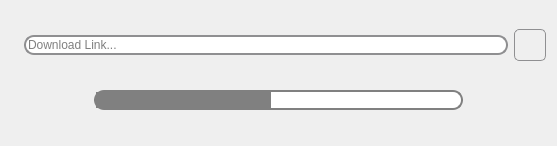
<?xml version="1.0" encoding="UTF-8"?>
<ui version="4.0">
 <class>Dialog</class>
 <widget class="QDialog" name="Dialog">
  <property name="geometry">
   <rect>
    <x>0</x>
    <y>0</y>
    <width>557</width>
    <height>146</height>
   </rect>
  </property>
  <property name="maximumSize">
   <size>
    <width>16777215</width>
    <height>16777215</height>
   </size>
  </property>
  <property name="windowTitle">
   <string>Enter Url</string>
  </property>
  <property name="styleSheet">
   <string notr="true">QLineEdit {
    border: 2px solid #8f8f91;
    border-radius: 10px;
    padding: 0 0;
    background: white;
    selection-background-color: darkgray;
}
QPushButton {
	height: 30px;
	width: 30px;
	margin: 0px 0px;
	border: 1px solid #8f8f91;
	border-radius: 5px;
	background-color: transparent;
	color: rgba(0, 0, 0, 0.87);
}
QPushButton:hover, QPushButton:focus {
	background-color: rgba(208,208,208,1);
}
QProgressBar {
    border: 2px solid grey;
    border-radius: 10px;
	margin: 5px 5px;
	padding: 0 0;
}
QProgressBar::chunk {
    background-color: grey;
    width: 25px;
	radius: 5px;
}</string>
  </property>
  <layout class="QGridLayout" name="gridLayout">
   <item row="0" column="0">
    <layout class="QHBoxLayout" name="horizontalLayout">
     <item>
      <widget class="QLabel" name="label">
       <property name="text">
        <string/>
       </property>
       <property name="pixmap">
        <pixmap resource="ydl_qui.qrc">:/ydl_icon/link.svg</pixmap>
       </property>
      </widget>
     </item>
     <item>
      <widget class="QLineEdit" name="lineEdit">
       <property name="echoMode">
        <enum>QLineEdit::Normal</enum>
       </property>
       <property name="placeholderText">
        <string>Download Link...</string>
       </property>
      </widget>
     </item>
     <item>
      <widget class="QPushButton" name="goBtn">
       <property name="text">
        <string/>
       </property>
       <property name="icon">
        <iconset resource="ydl_qui.qrc">
         <normaloff>:/ydl_icon/go.svg</normaloff>:/ydl_icon/go.svg</iconset>
       </property>
      </widget>
     </item>
    </layout>
   </item>
   <item row="1" column="0">
    <layout class="QHBoxLayout" name="horizontalLayout_2">
     <item>
      <spacer name="horizontalSpacer">
       <property name="orientation">
        <enum>Qt::Horizontal</enum>
       </property>
       <property name="sizeType">
        <enum>QSizePolicy::Fixed</enum>
       </property>
       <property name="sizeHint" stdset="0">
        <size>
         <width>78</width>
         <height>20</height>
        </size>
       </property>
      </spacer>
     </item>
     <item>
      <widget class="QProgressBar" name="progressBar">
       <property name="enabled">
        <bool>true</bool>
       </property>
       <property name="sizePolicy">
        <sizepolicy hsizetype="Expanding" vsizetype="Fixed">
         <horstretch>0</horstretch>
         <verstretch>0</verstretch>
        </sizepolicy>
       </property>
       <property name="maximumSize">
        <size>
         <width>16777215</width>
         <height>30</height>
        </size>
       </property>
       <property name="maximum">
        <number>0</number>
       </property>
       <property name="value">
        <number>-1</number>
       </property>
       <property name="orientation">
        <enum>Qt::Horizontal</enum>
       </property>
      </widget>
     </item>
     <item>
      <spacer name="horizontalSpacer_2">
       <property name="orientation">
        <enum>Qt::Horizontal</enum>
       </property>
       <property name="sizeType">
        <enum>QSizePolicy::Fixed</enum>
       </property>
       <property name="sizeHint" stdset="0">
        <size>
         <width>78</width>
         <height>20</height>
        </size>
       </property>
      </spacer>
     </item>
    </layout>
   </item>
  </layout>
 </widget>
 <resources>
  <include location="ydl_qui.qrc"/>
 </resources>
 <connections/>
</ui>
